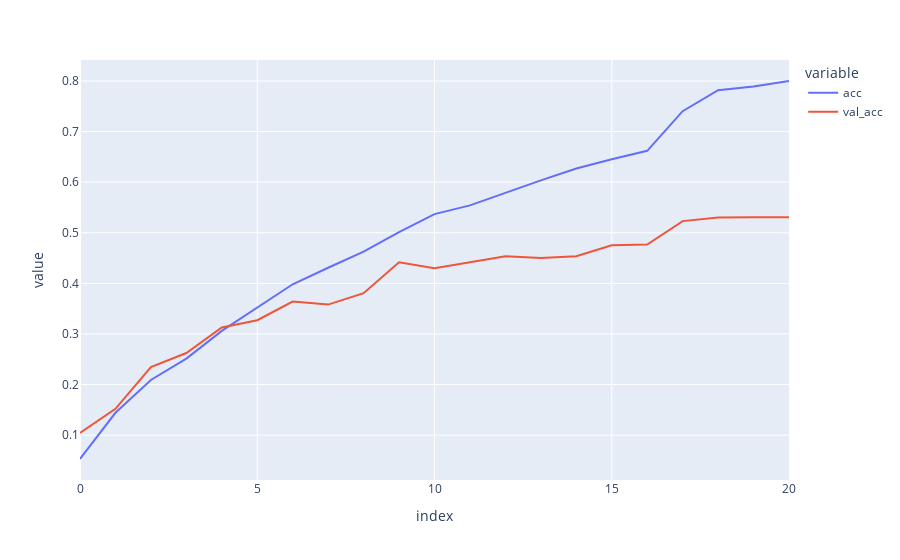

This figure's notebook cell:
### Code cell
fig = px.line({'acc': train_history['acc'], 'val_acc': val_history['acc']})
fig.show()

### Figure 1 — Plotly figure (JSON) as saved in the notebook; plotly's stock layout.template omitted (floating-point values rounded to 4 significant figures)
{"data": [{"hovertemplate": "variable=acc<br>index=%{x}<br>value=%{y}<extra></extra>", "legendgroup": "acc", "line": {"color": "#636efa", "dash": "solid"}, "marker": {"symbol": "circle"}, "mode": "lines", "name": "acc", "orientation": "v", "showlegend": true, "type": "scatter", "x": [0, 1, 2, 3, 4, 5, 6, 7, 8, 9, 10, 11, 12, 13, 14, 15, 16, 17, 18, 19, 20], "xaxis": "x", "y": [0.05286, 0.1442, 0.2091, 0.2513, 0.3062, 0.3527, 0.3982, 0.4309, 0.4628, 0.5011, 0.5369, 0.5541, 0.579, 0.6035, 0.6269, 0.6455, 0.6619, 0.7403, 0.7818, 0.7893, 0.8], "yaxis": "y"}, {"hovertemplate": "variable=val_acc<br>index=%{x}<br>value=%{y}<extra></extra>", "legendgroup": "val_acc", "line": {"color": "#EF553B", "dash": "solid"}, "marker": {"symbol": "circle"}, "mode": "lines", "name": "val_acc", "orientation": "v", "showlegend": true, "type": "scatter", "x": [0, 1, 2, 3, 4, 5, 6, 7, 8, 9, 10, 11, 12, 13, 14, 15, 16, 17, 18, 19, 20], "xaxis": "x", "y": [0.1044, 0.1521, 0.2347, 0.2623, 0.3129, 0.3271, 0.3639, 0.3581, 0.3807, 0.4415, 0.4298, 0.4415, 0.4535, 0.4502, 0.4535, 0.4753, 0.4767, 0.523, 0.53, 0.5306, 0.5306], "yaxis": "y"}], "layout": {"legend": {"title": {"text": "variable"}, "tracegroupgap": 0}, "margin": {"t": 60}, "xaxis": {"anchor": "y", "domain": [0, 1], "title": {"text": "index"}}, "yaxis": {"anchor": "x", "domain": [0, 1], "title": {"text": "value"}}}}
